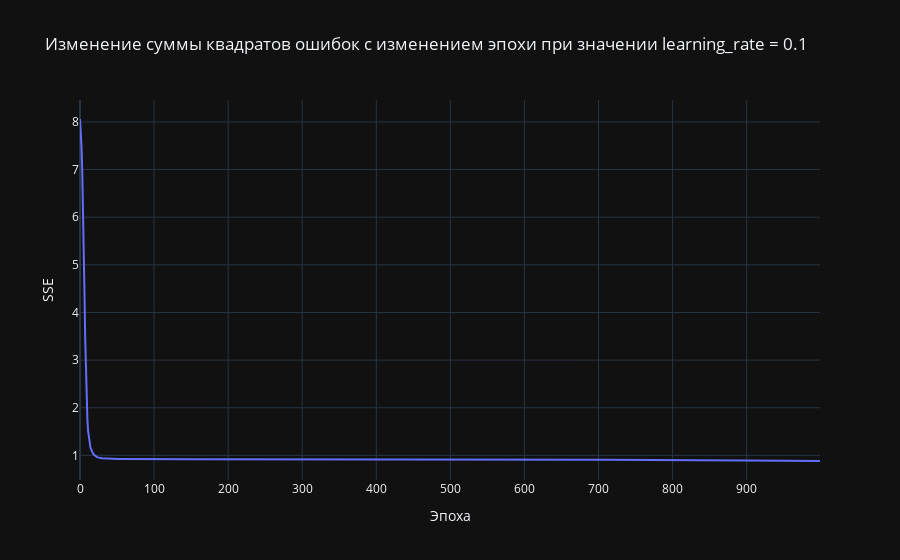

Notebook code cell kept with this figure:
### Code cell
epochs = 1000
model = NeuralNetwork(input_size=inp_nod,hidden_size=hid_nod,output_size=out_nod)
probka,SQE = model.train(X=X_train,y=Y_train,ep=epochs)

dp = pd.DataFrame({"x":list(range(len(SQE))),"y":map(np.float64,SQE)})

fig = plx.line(data_frame=dp,
               x="x",y="y",
               title="Изменение суммы квадратов ошибок с изменением эпохи при значении learning_rate = 0.1",
               labels={"x":"Эпоха","y":"SSE"})

fig.show()

### Figure 1 — Plotly figure (JSON) as saved in the notebook; plotly's stock layout.template omitted (floating-point values rounded to 4 significant figures; data arrays with more than 128 entries replaced by an {"elided": "..."} marker saying what was removed)
{"data": [{"hovertemplate": "Эпоха=%{x}<br>SSE=%{y}<extra></extra>", "legendgroup": "", "line": {"color": "#636efa", "dash": "solid"}, "marker": {"symbol": "circle"}, "mode": "lines", "name": "", "orientation": "v", "showlegend": false, "x": {"elided": "1000 int values"}, "xaxis": "x", "y": {"elided": "1000 float values"}, "yaxis": "y", "type": "scatter"}], "layout": {"xaxis": {"anchor": "y", "domain": [0.0, 1.0], "title": {"text": "Эпоха"}}, "yaxis": {"anchor": "x", "domain": [0.0, 1.0], "title": {"text": "SSE"}}, "legend": {"tracegroupgap": 0}, "title": {"text": "Изменение суммы квадратов ошибок с изменением эпохи при значении learning_rate = 0.1"}}}
